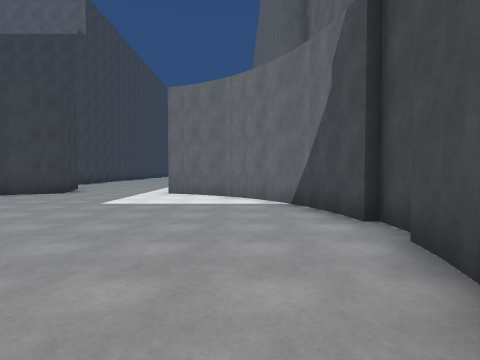
view 1 (above)

12 first-person views from a walk through a 3-D level made in the Unity game engine. The camera is 1.5 m above the floor, tilts 2° down and sees 80° across. Doors are open. The floor is counted in squares, 2 m on a side. Each view is taken from the middle of a square. On the plan, view 1 faces up. The plan holds only what a view shows up to about 10 squares ahead; the rest is blank. The place goes on beyond the plan. Surface patterns are stand-ins for the level's own textures.

view 2
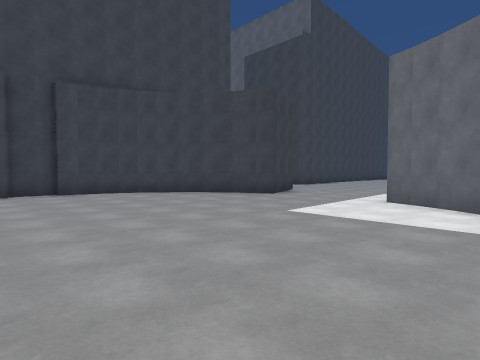

view 3
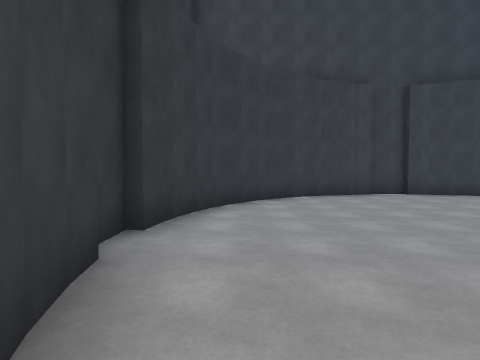

view 4
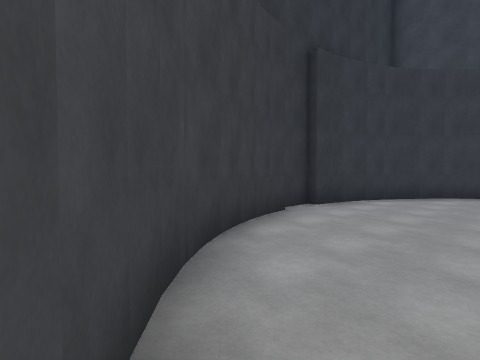

view 5
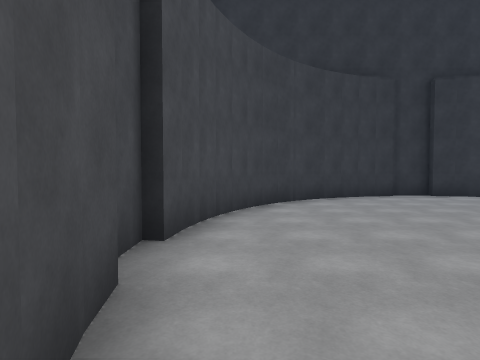

view 6
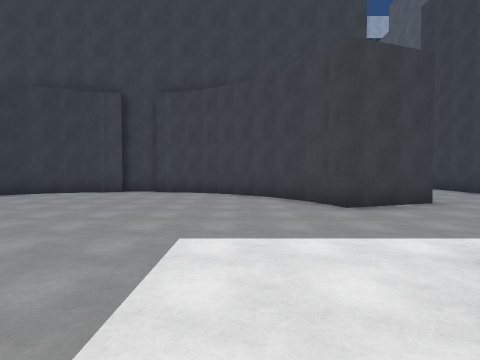

view 7
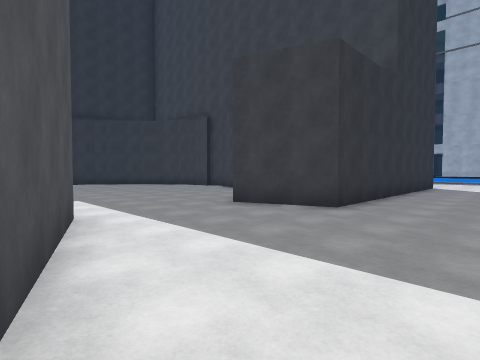

view 8
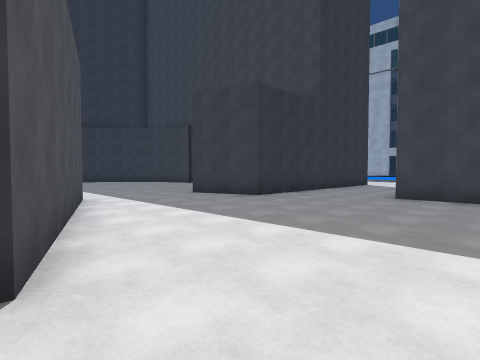

view 9
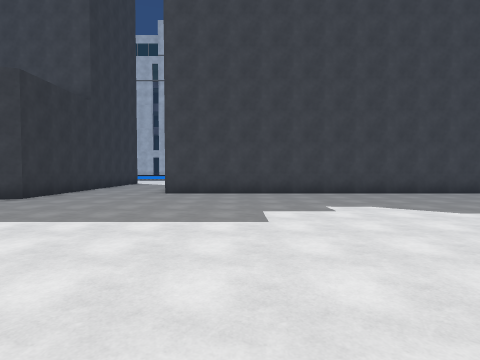

view 10
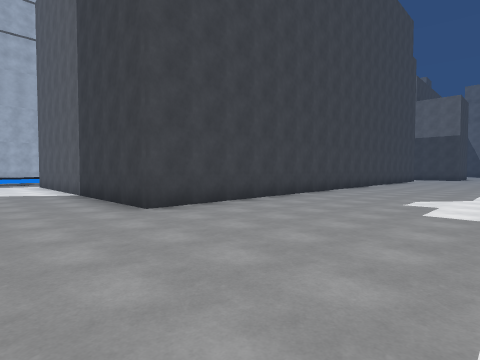

view 11
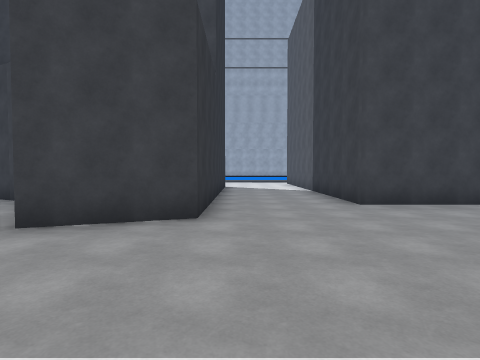

view 12
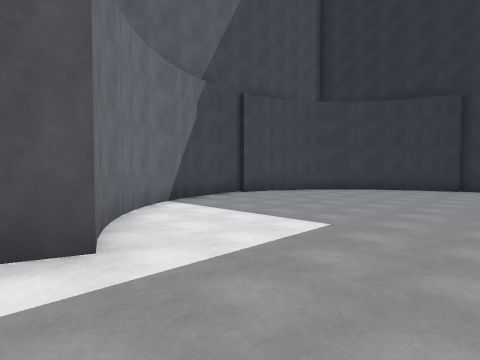

### Floor plan
Points are (right, up) in squares from view 1. A wall is a line through its corners. A room is listed if a view was taken in it or the views show most of it. See-through windows are left out.
Room 1 (views 1, 2, 3, 4, 5, 6)
walls: (-3, -2.1) (-2.2, -2); (-6.3, -1.7) (-5.6, -2); (-3.4, -2.2) (-2.8, -2.1); (-5.2, -2.1) (-4.4, -2.2); (-7.2, -1.2) (-6.6, -1.6); (-1.8, -1.8) (-1.2, -1.5); (-5.7, -2) (-5.1, -2.1); (-2.3, -2) (-1.6, -1.7); (-6.8, -1.5) (-6.1, -1.8); (-1.3, -1.6) (-0.7, -1.2); (-0.8, -1.3) (-0.2, -0.9); (-7.7, -0.9) (-7.1, -1.3); (-0.3, -0.9) (0.1, -0.5); (-8.2, -0.4) (-7.6, -0.9); (-4.6, -2.4) (-3.4, -2.4); (0.1, -0.6) (0.6, 0); (-8.8, 0.4) (-8.4, -0.2); (-8.5, -0.1) (-8, -0.5); (0.5, -0.1) (0.9, 0.4); (0.8, 0.3) (1.1, 0.8) (1.4, 1.5); (-9.1, 0.9) (-8.8, 0.3); (-9.3, 1.4) (-9.1, 0.8); (-9.5, 1.9) (-9.3, 1.3); (1.4, 1.3) (1.6, 1.9); (-9.7, 3) (-9.6, 2.4) (-9.5, 1.8); (1.6, 1.8) (1.8, 2.6); (1.7, 2.4) (1.8, 3); (-9.6, 4.7) (-9.7, 4.1); (1.8, 4.1) (1.7, 4.7) (1.6, 5.3); (-9.3, 5.8) (-9.5, 5.2); (-9.5, 5.4) (-9.7, 4.6); (2, 2.9) (2, 4.2); (1.6, 5.2) (1.4, 5.8); (1.4, 5.7) (1.1, 6.4); (-9, 6.4) (-9.3, 5.7); (-10, 4.2) (-10, 2.9); (0.9, 6.7) (0.5, 7.3); (-8.4, 7.3) (-8.8, 6.8) (-9.1, 6.2); (0.5, 7.2) (0.1, 7.7); (1.2, 6.3) (0.8, 6.8); (-7.1, 8.4) (-7.6, 8.1) (-8.1, 7.6); (0.2, 7.6) (-0.3, 8) (-0.8, 8.4); (-8, 7.8) (-8.5, 7.2); (-1.2, 8.6) (-1.8, 9); (-6.1, 8.9) (-6.7, 8.7); (-6.6, 8.7) (-7.2, 8.4); (-5.6, 9.1) (-6.2, 8.9); (-0.7, 8.4) (-1.3, 8.7); (-1.7, 8.9) (-2.3, 9.1)
ways out: opening at (-4, 9) to room 2
Room 2 (views 7, 8, 9, 10, 11, 12)
walls: (-2.3, 9.1) (-0.2, 15); (-12.5, 11.3) (-6.4, 11.3) (-5.6, 9.1); (-8.1, 24.8) (-8.1, 14.6) (-12.5, 14.6)
ways out: opening at (-4, 9) to room 1

Where each view was taken, in squares from view 1:
view 1: 0 up, 0 right, facing up
view 2: 2 up, 0 right, facing up-left
view 3: 1 down, 1 left, facing left
view 4: 1 up, 1 right, facing down-left
view 5: 6 up, 1 right, facing down
view 6: 7 up, 0 right, facing left
view 7: 14 up, 1 left, facing down-left
view 8: 17 up, 0 right, facing down-left
view 9: 17 up, 1 right, facing left
view 10: 12 up, 3 left, facing up-left
view 11: 12 up, 2 left, facing left
view 12: 10 up, 5 left, facing down-right
